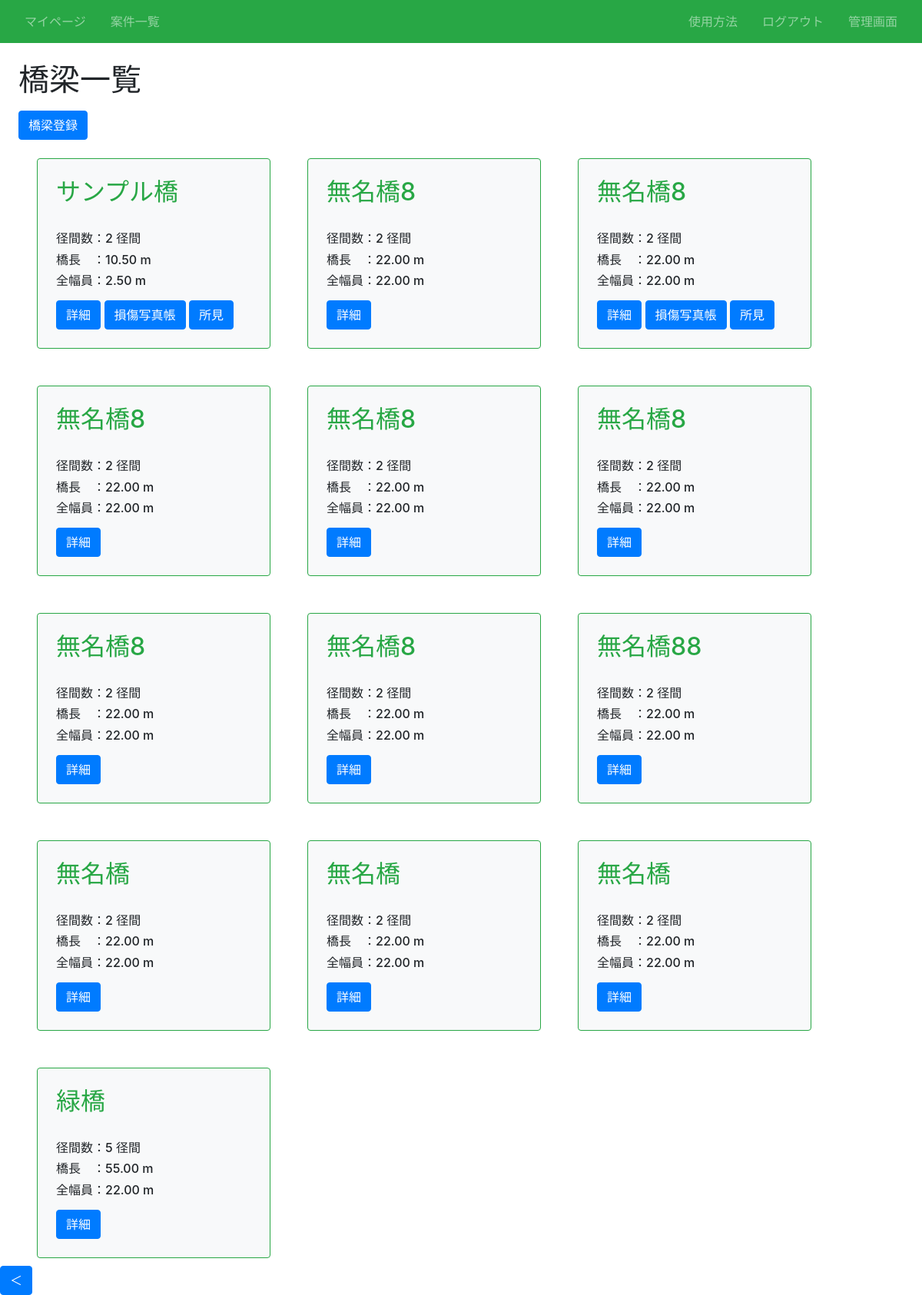
Screenshot of /article/1/infra/ (signed in) with the database file from the repository.
### infra/models.py (models this page shows, shortened)
class Infra(models.Model):
    title = models.CharField(max_length=100)# 橋名
    径間数 = models.IntegerField()# 径間数
    橋長 = models.DecimalField(max_digits=10, decimal_places=2)# 橋長(最大桁数10桁、小数点以下2桁)
    全幅員 = models.DecimalField(max_digits=10, decimal_places=2)# 全幅員(最大桁数10桁、小数点以下2桁)
    路線名 = models.CharField(max_length=200)# 路線名
    latitude = models.CharField(max_length=50, blank=True)# 起点側緯度
    longitude = models.CharField(max_length=50, blank=True)# 起点側経度
    end_latitude = models.CharField(max_length=50, blank=True)# 終点側緯度
    end_longitude = models.CharField(max_length=50, blank=True)# 終点側経度
    橋梁コード = models.CharField(max_length=50, blank=True)# 橋梁コード
    活荷重 = models.ManyToManyField(LoadWeight)# 活荷重
    等級 = models.ManyToManyField(LoadGrade)# 等級
    適用示方書 = models.ManyToManyField(Rulebook)# 適用示方書
    上部構造形式 = models.CharField(max_length=100)# 上部構造形式
    下部構造形式 = models.CharField(max_length=100)# 下部構造形式
    基礎構造形式 = models.CharField(max_length=100)# 基礎構造形式
    近接方法 = models.ManyToManyField(Approach)# 近接方法
    交通規制 = models.ManyToManyField(Regulation)# 交通規制
    第三者点検 = models.ManyToManyField(Thirdparty)# 第三者点検の有無
    海岸線との距離 = models.CharField(max_length=100)# 海岸線の距離
    路下条件 = models.ManyToManyField(UnderCondition)# 路下条件
    特記事項 = models.CharField(max_length=100, blank=True)# 特記事項
    カテゴリー = models.CharField(max_length=100, choices = CATEGORY)# カテゴリー
    交通量 = models.CharField(max_length=10, blank=True)# 12時間交通量
    大型車混入率 = models.CharField(max_length=10, blank=True)# 大型車混入率
    article = models.ForeignKey(Article, on_delete=models.CASCADE)

class Table(models.Model):
    infra = models.ForeignKey(Infra, verbose_name="橋梁名", on_delete=models.CASCADE) # ForeignKeyフィールドによってInfraとのリレーションシップを定義
    dxf = models.FileField(verbose_name="dxfファイル", upload_to="dxf/")
    article = models.ForeignKey(Article, on_delete=models.CASCADE, null=True, blank=True)

### infra/views.py (the view)
# urls.py: path('article/<int:article_pk>/infra/', views.ListInfraView.as_view(), name='list-infra'),# 対象橋梁の一覧
class ListInfraView(LoginRequiredMixin, ListView):
    template_name = 'infra/infra_list.html'
    model = Infra # 使用するモデル「infra」
    def get_queryset(self, **kwargs):
        queryset = super().get_queryset(**kwargs)
        queryset = queryset.filter(article = self.kwargs["article_pk"])
        return queryset
    def get_context_data(self, **kwargs):
        kwargs["article_id"] = self.kwargs["article_pk"]
        return super().get_context_data(**kwargs)

### infra/templates/infra/infra_list.html (shortened to what this page needs)
{% extends "base.html" %}
{% block h1 %}橋梁一覧{% endblock %}
{% block content %}
<div class="mt-3">
  <a href="{% url 'create-infra' article_id %}" class="btn btn-primary">橋梁登録</a>
</div>
<div class="d-flex flex-wrap">
    {% for item in object_list %}
    <div class="p-4 m-4 bg-light border border-success rounded" style="width: 19rem;">
        <h2 class="text-success">{{ item.title }}</h2><br>
        <h6 class="card-text">径間数：{{ item.径間数 }} 径間</h6>
        <h6 class="card-text">橋長　：{{ item.橋長 }} m</h6>
        <h6 class="card-text">全幅員：{{ item.全幅員 }} m</h6>
        <div class="mt-3">
          <a href="{% url 'detail-infra' article_id item.pk %}" class="btn btn-primary">詳細</a>
            {% for table in item.table_set.all %}
            <a href="{% url 'bridge-table' article_id item.pk %}" class="btn btn-primary">損傷写真帳</a>
            <a href="{% url 'observations-list' article_id item.pk %}" class="btn btn-primary">所見</a>
            {% endfor %}
        </div>
    </div>
    {% endfor %}
</div>
{% endblock content %}

### infra/static/infra/css/style.css (style rules this page uses)
a { text-decoration: none; }

### rows the page displays
Infra: title "サンプル橋", 径間数 "2", 橋長 "10.50", 全幅員 "2.50"
Infra: title "無名橋8", 径間数 "2", 橋長 "22.00", 全幅員 "22.00"
Infra: title "無名橋8", 径間数 "2", 橋長 "22.00", 全幅員 "22.00"
Infra: title "無名橋8", 径間数 "2", 橋長 "22.00", 全幅員 "22.00"
Infra: title "無名橋8", 径間数 "2", 橋長 "22.00", 全幅員 "22.00"
Infra: title "無名橋8", 径間数 "2", 橋長 "22.00", 全幅員 "22.00"
Infra: title "無名橋8", 径間数 "2", 橋長 "22.00", 全幅員 "22.00"
Infra: title "無名橋8", 径間数 "2", 橋長 "22.00", 全幅員 "22.00"
Infra: title "無名橋88", 径間数 "2", 橋長 "22.00", 全幅員 "22.00"
Infra: title "無名橋", 径間数 "2", 橋長 "22.00", 全幅員 "22.00"
Infra: title "無名橋", 径間数 "2", 橋長 "22.00", 全幅員 "22.00"
Infra: title "無名橋", 径間数 "2", 橋長 "22.00", 全幅員 "22.00"
Infra: title "緑橋", 径間数 "5", 橋長 "55.00", 全幅員 "22.00"
